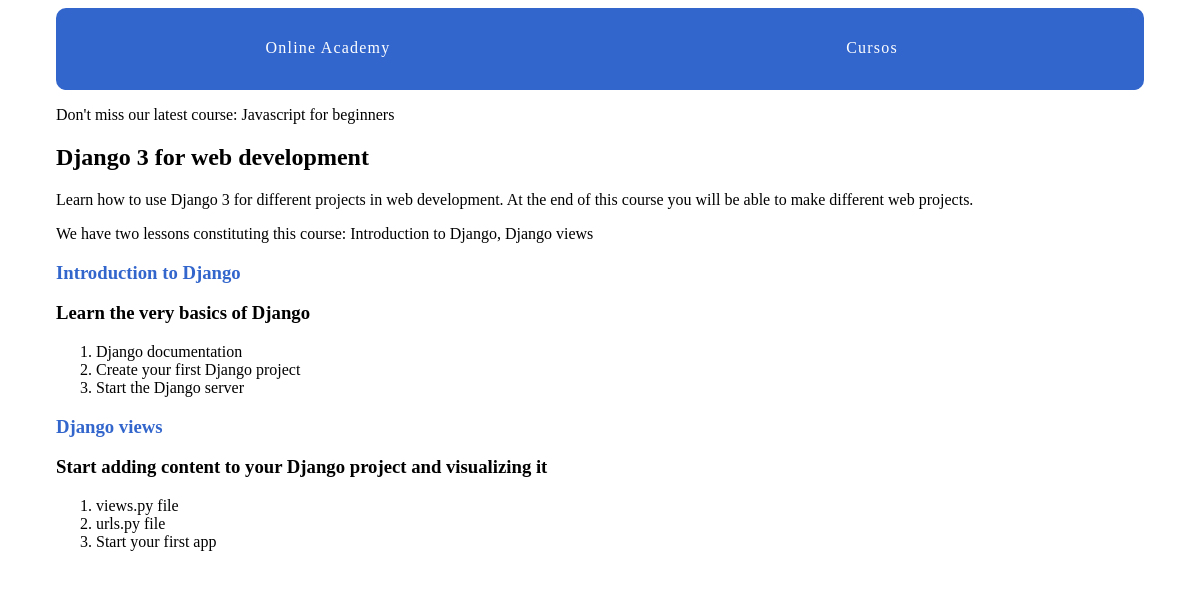
/courses/2/, run on the app's committed database.
### courses/models.py (models this page shows)
class Courses(models.Model):
    created_at = models.DateTimeField(auto_now_add=True)
    title = models.CharField(max_length=30)
    description = models.TextField()
    def __str__(self):
        return self.title

class Lessons(models.Model):
    title = models.CharField(max_length=30)
    description = models.TextField()
    content = models.TextField(blank=True, default='')
    order = models.IntegerField(default=0)
    course = models.ForeignKey(Courses, on_delete=models.CASCADE)
    class Meta:
        ordering = ['order', ]
    def __str__(self):
        return self.title

### courses/views.py (the view)
# urls.py: path('<int:pk>/', views.courses_detail, name='course_detail'),
def courses_detail(request, pk):
    course = get_object_or_404(Courses, pk=pk)
    return render(request, 'courses/course_detail.html', {'course': course})

### courses/templatetags/course_extras.py (called while the page is built)
@register.simple_tag
def last_course():
    return Courses.objects.latest('created_at')

@register.filter('markdown_to_html')
def markdown_to_html(markdown_text):
    html_body = markdown2.markdown(markdown_text)
    return mark_safe(html_body)

### courses/templates/courses/course_detail.html (shortened to what this page needs)
{% extends "layout.html" %}
{% load humanize course_extras %}
{% block content %}
<article>
    <h2>{{ course.title }}</h2>
    <p>{{ course.description }}</p>
    <p>We have {{ course.lessons_set.count|apnumber }} lesson{{ course.lessons_set.count|pluralize }} constituting this course: {{ course.lessons_set.all|join:", " }}</p>
    <section>
        {% for lesson in course.lessons_set.all %}
            <h3>
                <a href="{% url 'courses:lesson_detail' courses_pk=lesson.course.pk lesson_pk=lesson.pk %}"> {{ lesson.title }} </a>
            </h3>
            {{ lesson.description|markdown_to_html }}
        {% endfor %}
    </section>
</article>
{% endblock %}

### online_academy/templates/layout.html (shortened to what this page needs)
{% load static from static %}
{% load course_extras %}
<!DOCTYPE html>
<html lang="en" dir="ltr">
    <head>
        <link rel="stylesheet" href="{% static 'css/layout.css' %}">
    </head>
    <body>
        <div class="site-container">
            <nav>
                <a href="{% url 'home' %}">Online Academy</a>
                <a href="{% url 'courses:courses_list' %}">Cursos</a>
            </nav>
            <p>Don't miss our latest course: {% last_course %}</p>
            {% block content %}{% endblock %}
        </div>
    </body>
</html>

### assets/css/layout.css (style rules this page uses)
html { box-sizing: border-box; }
*, *::after, *::before { box-sizing: inherit; }
.site-container { max-width: 68em; margin-left: auto; margin-right: auto; }
.site-container::after { clear: both; content: ""; display: table; }
.site-container nav { width: 100%; display: table; width: 100%; table-layout: fixed; border-bottom-left-radius: 10px; border-bottom-right-radius: 10px; border-top-left-radius: 10px; border-top-right-radius: 10px; border-bottom-left-radius: 10px; border-top-left-radius: 10px; border-bottom-right-radius: 10px; border-top-right-radius: 10px; background-color: #3366CC; margin-bottom: 1em; overflow: hidden; }
.site-container nav a { display: table-cell; width: 8.33333%; padding: 10px; border-bottom: 2px solid #3366CC; color: #FFFFFF; letter-spacing: 0.075em; line-height: 60px; text-align: center; text-decoration: none; }
article h2 a, article h3 a { color: #3366CC; text-decoration: none; }

### data on the page
Courses: title "Javascript for beginners"
Courses: title "Django 3 for web development", description "Learn how to use Django 3 for different projects in web development. At the end of this course you will be able to make different web projects.", lessons_set.count|apnumber "two", lessons_set.all "Introduction to Django, Django views"
Lessons: title "Introduction to Django", description "Learn the very basics of Django Django documentation Create your first Django project Start the Django server"
Lessons: title "Django views", description "Start adding content to your Django project and visualizing it views.py file urls.py file Start your first app"
